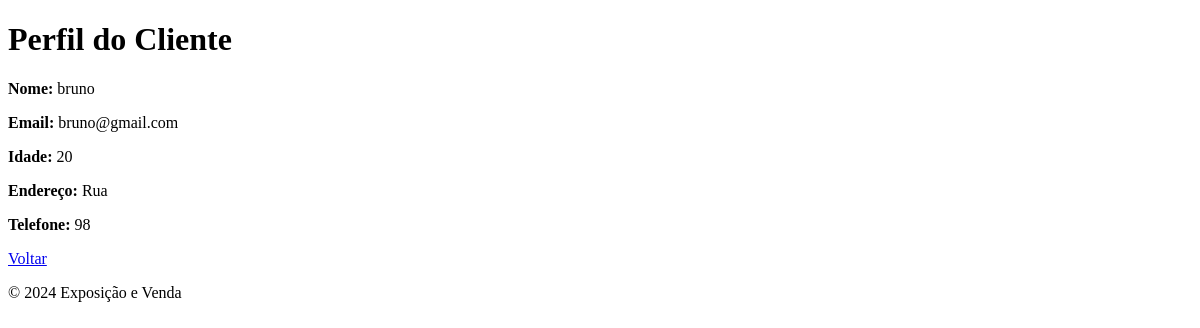
The app's page /cliente/1/perfil/, older data.
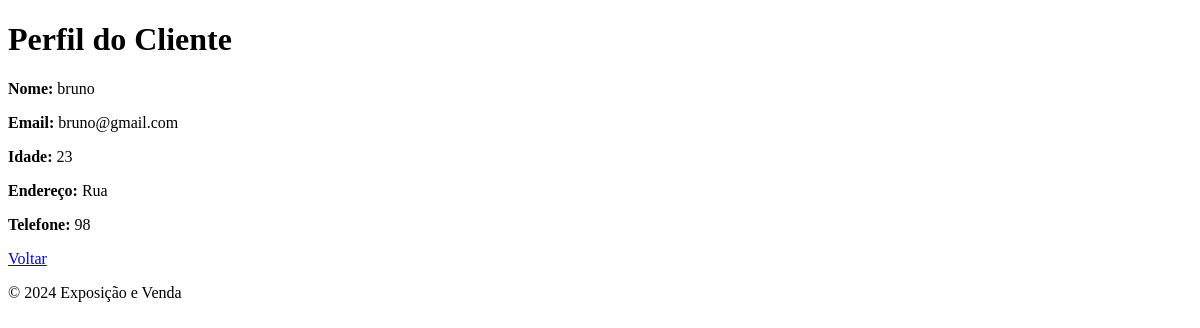
The same page, newer data.
### cliente/models.py (models this page shows, shortened)
class Cliente(models.Model):
    nome = models.CharField(max_length=255)
    idade = models.IntegerField()
    endereco = models.CharField(max_length=255)
    email = models.EmailField(unique=True)
    telefone = models.CharField(max_length=20)

### cliente/views.py (the view)
# urls.py: path('<int:pk>/perfil/', views.perfil_cliente, name='perfil_cliente'),
def perfil_cliente(request, pk):
    cliente = get_object_or_404(Cliente, id=pk)
    template = loader.get_template('cliente/perfil.html')
    context = {'cliente': cliente}
    return HttpResponse(template.render(context, request))

### cliente/templates/cliente/perfil.html (shortened to what this page needs)
{% extends 'base.html' %}
{% block header %}<h1>Perfil do Cliente</h1>{% endblock %}
{% block content %}
    <p><strong>Nome:</strong> {{ cliente.nome }} </p>
    <p><strong>Email:</strong> {{ cliente.email }} </p>
    <p><strong>Idade:</strong> {{ cliente.idade }} </p>
    <p><strong>Endereço:</strong> {{ cliente.endereco }} </p>
    <p><strong>Telefone:</strong> {{ cliente.telefone }} </p>
    <a href="{% url 'cliente:base_cliente' %}">Voltar</a>
{% endblock %}

Row changes from the older to the newer data that the page shows:
changed Cliente "bruno": idade "20" → "23"
